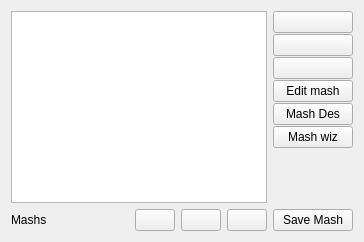
            <widget class="QWidget" name="mashStepsTab">
             <attribute name="title">
              <string>Mash</string>
             </attribute>
             <layout class="QVBoxLayout" name="verticalLayout_7">
              <item>
               <layout class="QHBoxLayout" name="horizontalLayout">
                <item>
                 <widget class="QTableView" name="mashStepTableWidget">
                  <property name="contextMenuPolicy">
                   <enum>Qt::CustomContextMenu</enum>
                  </property>
                 </widget>
                </item>
                <item>
                 <layout class="QVBoxLayout" name="verticalLayout">
                  <property name="spacing">
                   <number>1</number>
                  </property>
                  <item>
                   <widget class="QPushButton" name="pushButton_addMashStep">
                    <property name="toolTip">
                     <string>Add mash step</string>
                    </property>
                    <property name="text">
                     <string/>
                    </property>
                    <property name="icon">
                     <iconset resource="../../../build/brewtarget.qrc">
                      <normaloff>:/images/smallPlus.svg</normaloff>:/images/smallPlus.svg</iconset>
                    </property>
                   </widget>
                  </item>
                  <item>
                   <widget class="QPushButton" name="pushButton_removeMashStep">
                    <property name="toolTip">
                     <string>Remove selected mash step</string>
                    </property>
                    <property name="text">
                     <string/>
                    </property>
                    <property name="icon">
                     <iconset resource="../../../build/brewtarget.qrc">
                      <normaloff>:/images/smallMinus.svg</normaloff>:/images/smallMinus.svg</iconset>
                    </property>
                   </widget>
                  </item>
                  <item>
                   <widget class="QPushButton" name="pushButton_editMashStep">
                    <property name="toolTip">
                     <string>Edit selected mash step</string>
                    </property>
                    <property name="text">
                     <string/>
                    </property>
                    <property name="icon">
                     <iconset resource="../../../build/brewtarget.qrc">
                      <normaloff>:/images/edit.svg</normaloff>:/images/edit.svg</iconset>
                    </property>
                   </widget>
                  </item>
                  <item>
                   <widget class="QPushButton" name="pushButton_editMash">
                    <property name="toolTip">
                     <string>Edit mash properties</string>
                    </property>
                    <property name="text">
                     <string>Edit mash</string>
                    </property>
                   </widget>
                  </item>
                  <item>
                   <widget class="QPushButton" name="pushButton_mashDes">
                    <property name="text">
                     <string>Mash Des</string>
                    </property>
                   </widget>
                  </item>
                  <item>
                   <widget class="QPushButton" name="pushButton_mashWizard">
                    <property name="toolTip">
                     <string>Invoke the mash wizard</string>
                    </property>
                    <property name="text">
                     <string>Mash wiz</string>
                    </property>
                   </widget>
                  </item>
                  <item>
                   <spacer name="verticalSpacer">
                    <property name="orientation">
                     <enum>Qt::Vertical</enum>
                    </property>
                    <property name="sizeHint" stdset="0">
                     <size>
                      <width>20</width>
                      <height>40</height>
                     </size>
                    </property>
                   </spacer>
                  </item>
                 </layout>
                </item>
               </layout>
              </item>
              <item>
               <layout class="QHBoxLayout" name="horizontalLayout_mash">
                <property name="topMargin">
                 <number>0</number>
                </property>
                <item>
                 <widget class="QLabel" name="label_2">
                  <property name="sizePolicy">
                   <sizepolicy hsizetype="Maximum" vsizetype="Preferred">
                    <horstretch>0</horstretch>
                    <verstretch>0</verstretch>
                   </sizepolicy>
                  </property>
                  <property name="text">
                   <string>Mashs</string>
                  </property>
                 </widget>
                </item>
                <item>
                 <spacer name="horizontalSpacer_4">
                  <property name="orientation">
                   <enum>Qt::Horizontal</enum>
                  </property>
                  <property name="sizeHint" stdset="0">
                   <size>
                    <width>40</width>
                    <height>20</height>
                   </size>
                  </property>
                 </spacer>
                </item>
                <item>
                 <widget class="QPushButton" name="pushButton_mashRemove">
                  <property name="text">
                   <string/>
                  </property>
                  <property name="icon">
                   <iconset resource="../../../build/brewtarget.qrc">
                    <normaloff>:/images/smallMinus.svg</normaloff>:/images/smallMinus.svg</iconset>
                  </property>
                 </widget>
                </item>
                <item>
                 <widget class="QPushButton" name="pushButton_mashUp">
                  <property name="toolTip">
                   <string>Mash step up</string>
                  </property>
                  <property name="icon">
                   <iconset resource="../../../build/brewtarget.qrc">
                    <normaloff>:/images/smallUpArrow.svg</normaloff>:/images/smallUpArrow.svg</iconset>
                  </property>
                 </widget>
                </item>
                <item>
                 <widget class="QPushButton" name="pushButton_mashDown">
                  <property name="toolTip">
                   <string>Mash step down</string>
                  </property>
                  <property name="icon">
                   <iconset resource="../../../build/brewtarget.qrc">
                    <normaloff>:/images/smallDownArrow.svg</normaloff>:/images/smallDownArrow.svg</iconset>
                  </property>
                 </widget>
                </item>
                <item>
                 <widget class="QPushButton" name="pushButton_saveMash">
                  <property name="toolTip">
                   <string>Save this mash profile</string>
                  </property>
                  <property name="text">
                   <string>Save Mash</string>
                  </property>
                 </widget>
                </item>
               </layout>
              </item>
             </layout>
            </widget>
